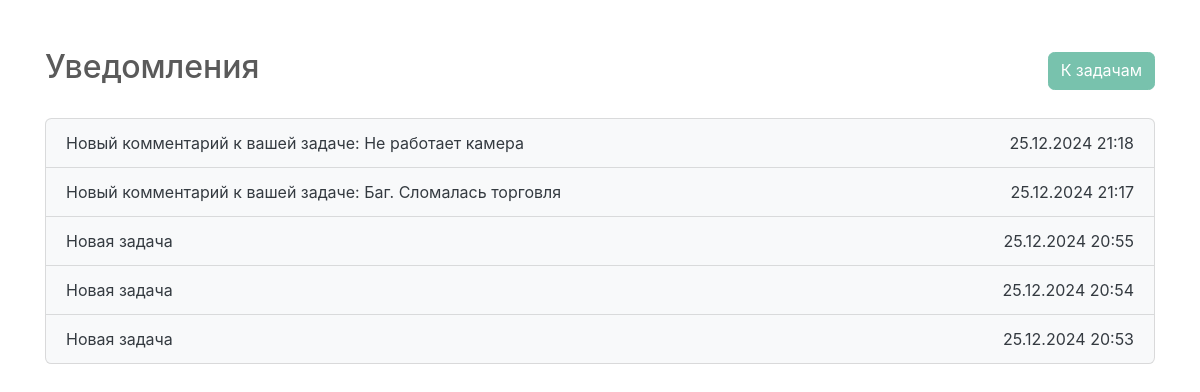
The app's page /notifications/ (signed in) with its own data.
### task_management_system_app/models.py (models this page shows, shortened)
class Notification(models.Model):
    task = models.ForeignKey(Task, on_delete=models.CASCADE, null=True, blank=True)
    user = models.ForeignKey(User, on_delete=models.CASCADE)
    content = models.TextField()
    is_read = models.BooleanField(default=False)
    created_at = models.DateTimeField(auto_now_add=True)

### task_management_system_app/views.py (the view)
# urls.py: path('notifications/', views.notifications_list, name='notifications_list'),
@login_required
def notifications_list(request):
    notifications = Notification.objects.select_related('task').filter(user=request.user).order_by('-created_at')
    notifications.update(is_read=True)
    return render(request, 'notifications_list.html', {'notifications': notifications})

### task_management_system_app/templates/notifications_list.html (shortened to what this page needs)
<!DOCTYPE html>
<html lang="ru">
<head>
    <link rel="stylesheet" href="https://cdn.jsdelivr.net/npm/bootswatch@4.5.2/dist/minty/bootstrap.min.css" />
</head>
<body>
    <div class="container mt-5">
        <div class="d-flex justify-content-between align-items-center mb-4">
            <h2 class="text-center">Уведомления</h2>
            <a href="{% url 'user_tasks_list' %}" class="btn btn-primary">К задачам</a>
        </div>
        {% if notifications %}
        <ul class="list-group">
            {% for notification in notifications %}
            <li
                class="list-group-item {% if not notification.is_read %}bg-danger text-white{% else %}bg-light{% endif %}">
                <a href="#"
                    class="text-decoration-none {% if not notification.is_read %}text-white{% else %}text-dark{% endif %}"
                    onclick="showTaskDetails({{ notification.task.id|default:'null' }})">
                    <div class="d-flex justify-content-between">
                        <span>
                            {% if notification.task %}
                            {{ notification.content }}
                            {% else %}
                            Уведомление без связанной задачи
                            {% endif %}
                        </span>
                        <span>{{ notification.created_at|date:"d.m.Y H:i" }}</span>
                    </div>
                </a>
            </li>
            {% endfor %}
        </ul>
        {% else %}
        <p class="text-muted">У вас пока нет уведомлений.</p>
        {% endif %}
    </div>
</body>
</html>

### records on screen
Notification: content "Новый комментарий к вашей задаче: Не работает камера", created_at "25.12.2024 21:18"
Notification: content "Новый комментарий к вашей задаче: Баг. Сломалась торговля", created_at "25.12.2024 21:17"
Notification: content "Новая задача", created_at "25.12.2024 20:55"
Notification: content "Новая задача", created_at "25.12.2024 20:54"
Notification: content "Новая задача", created_at "25.12.2024 20:53"
